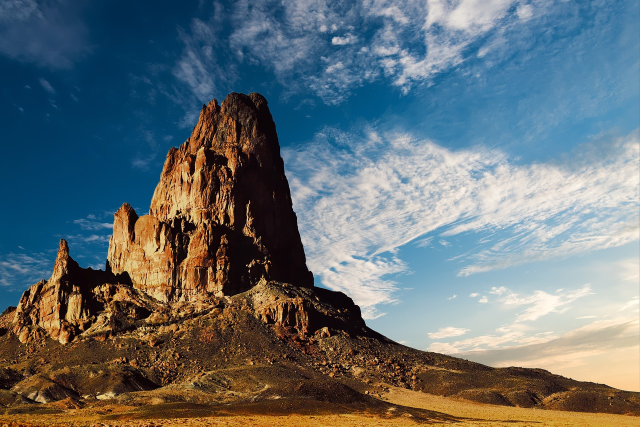
%> input picture book/notebooks/data/mountain.jpg, 1280 x 853 px (shown at 1/2 size)
$ octave image_compression.m   (GNU Octave 9; MATLAB toolbox functions it lacks are replaced by stand-ins)
%> lines starting %> are read from the running program, lines starting %| are printed output that depends on the picture; in (x1, y1, x2, y2) boxes, pixels count from 0 and x2, y2 are one past the last pixel; in counts of white or black regions, pixels touching at a corner belong together; the program's own positions count from 1

%% read image

img = imread("data/mountain.jpg");
%> img is the input picture: size 853x1280x3 uint8; mean R, G, B 100.7, 111.1, 115
imshow(img);
[R, G, B] = imsplit(img);
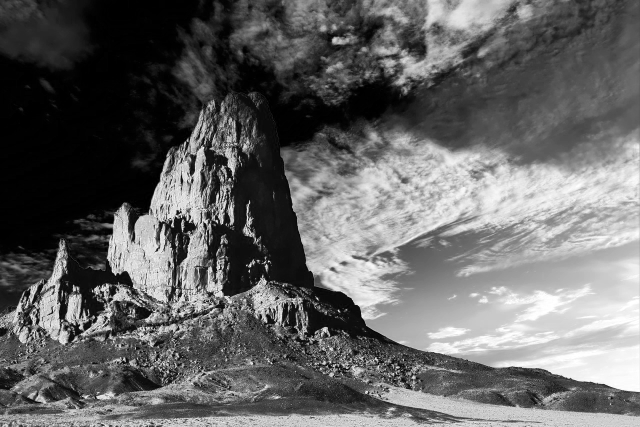
%> R: size 853x1280 uint8 (shown at 1/2 size); min 0, max 255, mean 100.7
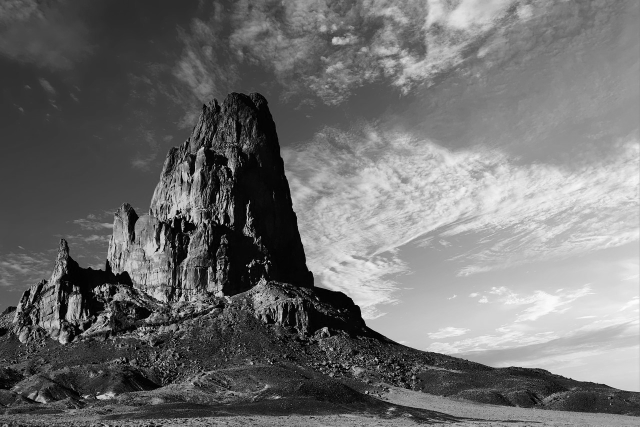
%> G: size 853x1280 uint8 (shown at 1/2 size); min 0, max 255, mean 111.1
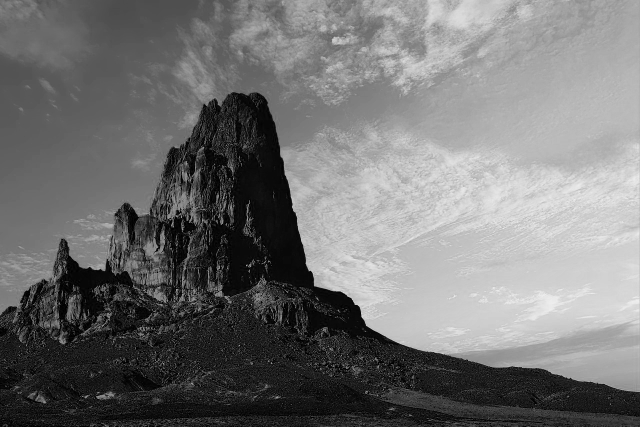
%> B: size 853x1280 uint8 (shown at 1/2 size); min 0, max 249, mean 115

%% Hard Threshold for Singluar Values

[U, S, V] = svd(double(R));
s = diag(S);
%> s = 853 values, max 121034.6 at index 1, min 9.98 at index 853, mean 918.8
scatter(1:size(s), s);
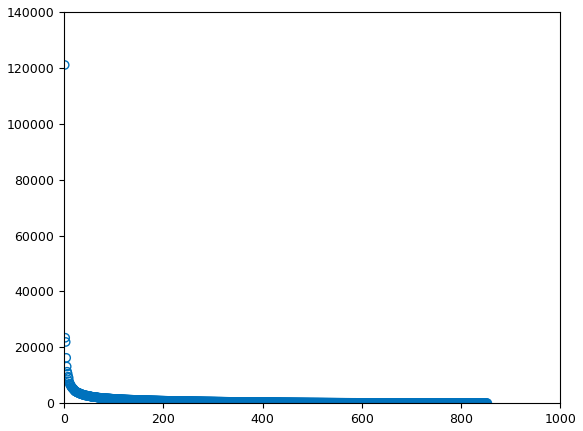
%> figure redrawn from the program's plot data
s_thres = 3000;
r = find(s > s_thres, 1, 'last');
%> r = 38
R2 = U(:, 1:r) * S(1:r, 1:r) * V(:, 1:r)';
R2(R2 < 0) = 0;
R2(R2 > 255) = 255;
%> R2: size 853x1280 double; min 0, max 255, mean 101.1
R2 = uint8(R2);
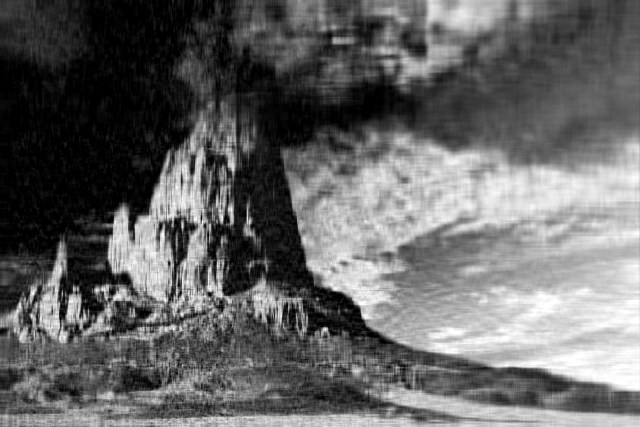
%> R2: size 853x1280 uint8 (shown at 1/2 size); min 0, max 255, mean 101.1; mean of the top-left, top-right, bottom-left and bottom-right quarters 34.7, 114.3, 93.1, 162.1

subplot(1, 2, 1);
imshow(R);
subplot(1, 2, 2);
imshow(R2);

disp(r);
%| 38

%% optimal hard threshold

[U, S, V] = svd(double(R));
s = diag(S);
scatter(1:size(s), s);
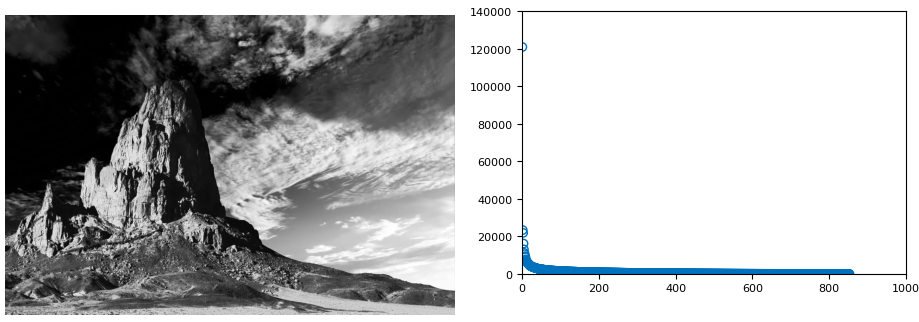
%> figure redrawn from the program's plot data, 2 panels

s_thres = 2.858 * median(s);
%> s_thres = 881.2

r = find(s > s_thres, 1, 'last');
%> r = 198
R2 = U(:, 1:r) * S(1:r, 1:r) * V(:, 1:r)';
R2(R2 < 0) = 0;
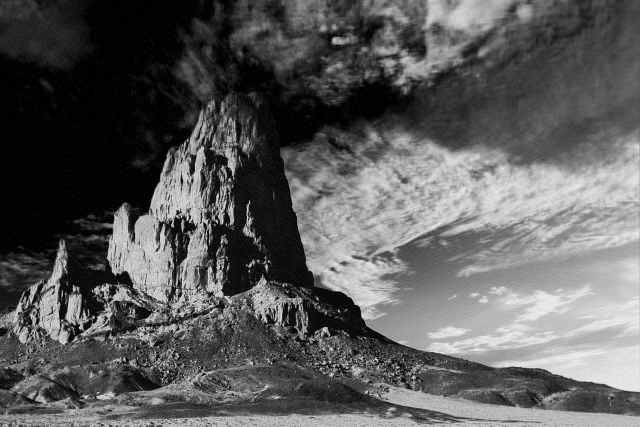
%> R2: size 853x1280 double (shown at 1/2 size); min 0, max 279.9, mean 100.9; drawn with min black and max white
R2(R2 > 255) = 255;
%> R2: size 853x1280 double; 0.24% of pixels changed, all inside (x1, y1, x2, y2) = (60, 306, 1279, 848)
R2 = uint8(R2);
%> R2: size 853x1280 uint8
imshow(R2);
disp(r);
%| 198
